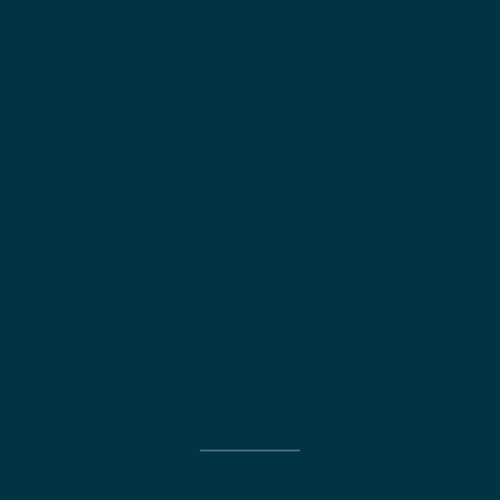
Frame 1 (no input)
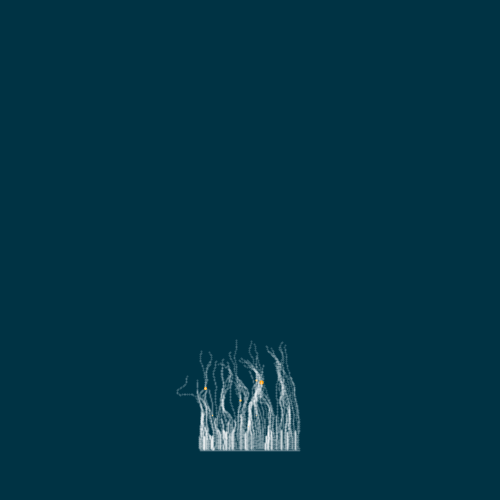
Frame 60 (the mouse pressed at the canvas centre just before this capture)
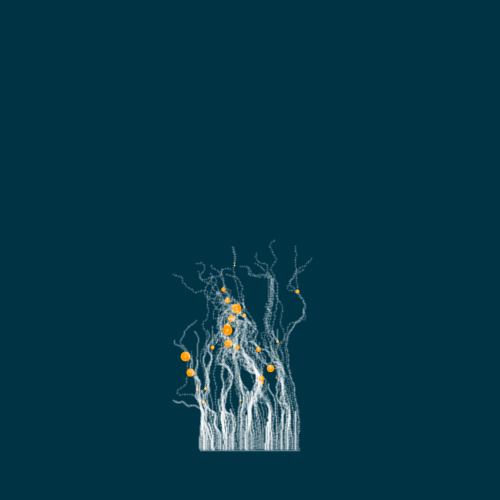
Frame 120 (the mouse held since frame 60 and released just before this capture)

The Processing sketch that drew these frames (run headless with seeded random() and noise(); from frame 60 on, the mouse is pressed at the canvas centre):

// Processing sketch: day_10
// ── day_10.pde
// (c) 2021 Joseph HENRY
// This code is licensed under MIT license (see LICENSE for details)

import java.util.List;

/**
 * Particle class containing a vector, speed and offset
 */
class Particle {
  PVector location;
  float offset, initialLife, life, speed;
  
  Particle(float x, float y, float offset, float initialLife, float speed) {
    this.location = new PVector(x, y);
    this.offset = offset;
    this.initialLife = initialLife;
    this.life = initialLife;
    this.speed = speed;
  }
  
  /**
   * Returns normalized age from 1 to 0
   */
  float getAge() {
     return constrain(map(this.life, this.initialLife, 0, 0, 1), 0, 1);
  }
  
  /**
   * Return a new particle when branching at the same location
   */
  Particle branch() {
    return new Particle(this.location.x, this.location.y, this.offset * 2, this.life, this.speed);
  }
  
  /**
   * Update the particle, add noise and decrease life
   */
  void update() {
    float n = noise((this.offset + this.location.x) * 0.1, (this.offset + this.location.y) * 0.1);
    
    this.location.add(PVector.fromAngle(((n * 2) - 1) * this.getAge() * TWO_PI + HALF_PI).mult(-this.speed));
    
    this.life -= this.speed;
  }
  
  /**
   * Display transparent white dot
   */
  void display() {
    stroke(255, 50);
    strokeWeight(2);
    point(this.location.x, this.location.y);
  }
}

/**
 * Create random particles at the bottom of the screen
 * the spread controls the size of the trunk
 */
List<Particle> createRandomParticles(float spread, float margin) {
  List<Particle> particles = new ArrayList<Particle>();
  
  for (float x = (width - spread) / 2.0; x < (width + spread) / 2.0; x++) {
    float initialLife = random(100, 500);
    float randomSpeed = random(0.2, 2);
    particles.add(new Particle(x, height - margin, x / 2.0, initialLife, randomSpeed));
  }
  
  return particles;
}

List<Particle> particles;
float spread = 100;
float margin = 50;

void setup() {
  size(500, 500);
  
  particles = createRandomParticles(spread, margin);
  
  // Only need to draw the background once in setup
  background(#003344);
}

void draw() {
  
  // Loop through particles
  for (int i = particles.size() - 1; i >= 0; i--) {
    Particle particle = particles.get(i);
    
    particle.display();
    particle.update();
    
    float age = particle.getAge();
     
    // Delete if dead
    if (particle.life <= 0) {
      particles.remove(i);
    }
    
    // Branch condition
    if (random(2) < age * 0.02) {
      // Display an orange dot at that point
      stroke(#ff9900);
      strokeWeight(age * 10);
      point(particle.location.x, particle.location.y);
      
      // Add the new particle
      particles.add(particle.branch());
    }
  }
  
  // Stop when there's no more particles
  if (particles.size() == 0) {
    noLoop();
  }
}
